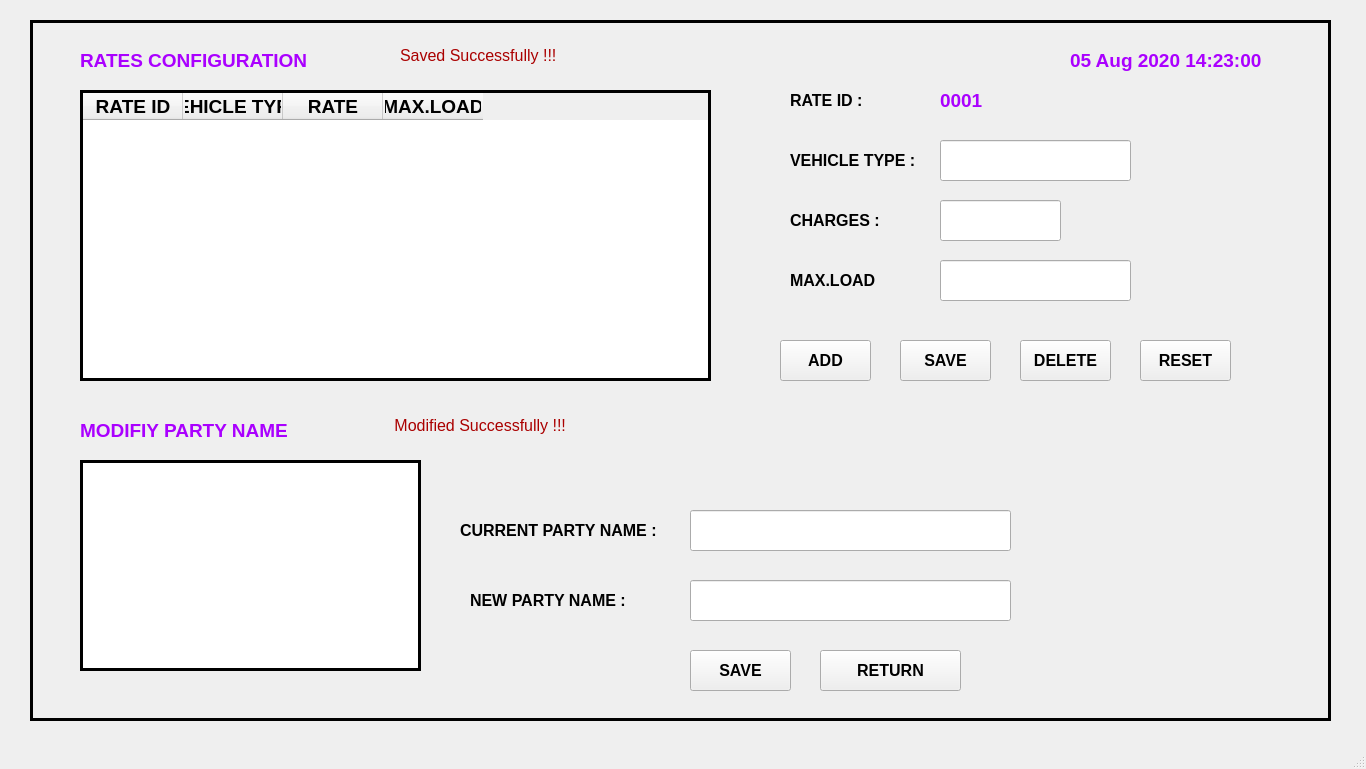
<?xml version="1.0" encoding="UTF-8"?>
<ui version="4.0">
 <class>MainWindow</class>
 <widget class="QMainWindow" name="MainWindow">
  <property name="geometry">
   <rect>
    <x>0</x>
    <y>0</y>
    <width>1366</width>
    <height>769</height>
   </rect>
  </property>
  <property name="baseSize">
   <size>
    <width>0</width>
    <height>0</height>
   </size>
  </property>
  <property name="windowTitle">
   <string>MainWindow</string>
  </property>
  <widget class="QWidget" name="centralwidget">
   <widget class="QFrame" name="frame">
    <property name="geometry">
     <rect>
      <x>30</x>
      <y>20</y>
      <width>1301</width>
      <height>701</height>
     </rect>
    </property>
    <property name="font">
     <font>
      <family>Arial</family>
      <pointsize>12</pointsize>
     </font>
    </property>
    <property name="frameShape">
     <enum>QFrame::Box</enum>
    </property>
    <property name="frameShadow">
     <enum>QFrame::Plain</enum>
    </property>
    <property name="lineWidth">
     <number>3</number>
    </property>
    <widget class="QPushButton" name="pushButton_7">
     <property name="geometry">
      <rect>
       <x>790</x>
       <y>630</y>
       <width>141</width>
       <height>41</height>
      </rect>
     </property>
     <property name="font">
      <font>
       <family>Arial</family>
       <pointsize>12</pointsize>
       <weight>75</weight>
       <bold>true</bold>
      </font>
     </property>
     <property name="text">
      <string>RETURN</string>
     </property>
    </widget>
    <widget class="QLabel" name="label_47">
     <property name="geometry">
      <rect>
       <x>1040</x>
       <y>20</y>
       <width>231</width>
       <height>41</height>
      </rect>
     </property>
     <property name="font">
      <font>
       <family>Arial</family>
       <pointsize>14</pointsize>
       <weight>75</weight>
       <bold>true</bold>
       <underline>false</underline>
      </font>
     </property>
     <property name="styleSheet">
      <string notr="true">color: rgb(170, 0, 255);</string>
     </property>
     <property name="text">
      <string>05 Aug 2020 14:23:00</string>
     </property>
     <property name="alignment">
      <set>Qt::AlignLeading|Qt::AlignLeft|Qt::AlignVCenter</set>
     </property>
    </widget>
    <widget class="QLabel" name="label_41">
     <property name="geometry">
      <rect>
       <x>760</x>
       <y>240</y>
       <width>101</width>
       <height>41</height>
      </rect>
     </property>
     <property name="font">
      <font>
       <family>Arial</family>
       <pointsize>12</pointsize>
       <weight>75</weight>
       <bold>true</bold>
       <underline>false</underline>
      </font>
     </property>
     <property name="styleSheet">
      <string notr="true">color: rgb(0, 0, 0);</string>
     </property>
     <property name="text">
      <string>MAX.LOAD</string>
     </property>
     <property name="alignment">
      <set>Qt::AlignLeading|Qt::AlignLeft|Qt::AlignVCenter</set>
     </property>
    </widget>
    <widget class="QLineEdit" name="lineEdit_12">
     <property name="geometry">
      <rect>
       <x>910</x>
       <y>240</y>
       <width>191</width>
       <height>41</height>
      </rect>
     </property>
     <property name="font">
      <font>
       <family>Arial</family>
       <pointsize>12</pointsize>
       <weight>75</weight>
       <bold>true</bold>
      </font>
     </property>
    </widget>
    <widget class="QLabel" name="label_42">
     <property name="geometry">
      <rect>
       <x>760</x>
       <y>180</y>
       <width>101</width>
       <height>41</height>
      </rect>
     </property>
     <property name="font">
      <font>
       <family>Arial</family>
       <pointsize>12</pointsize>
       <weight>75</weight>
       <bold>true</bold>
       <underline>false</underline>
      </font>
     </property>
     <property name="styleSheet">
      <string notr="true">color: rgb(0, 0, 0);</string>
     </property>
     <property name="text">
      <string>CHARGES :</string>
     </property>
     <property name="alignment">
      <set>Qt::AlignLeading|Qt::AlignLeft|Qt::AlignVCenter</set>
     </property>
    </widget>
    <widget class="QLineEdit" name="lineEdit_11">
     <property name="geometry">
      <rect>
       <x>910</x>
       <y>180</y>
       <width>121</width>
       <height>41</height>
      </rect>
     </property>
     <property name="font">
      <font>
       <family>Arial</family>
       <pointsize>12</pointsize>
       <weight>75</weight>
       <bold>true</bold>
      </font>
     </property>
    </widget>
    <widget class="QLabel" name="label_46">
     <property name="geometry">
      <rect>
       <x>760</x>
       <y>120</y>
       <width>131</width>
       <height>41</height>
      </rect>
     </property>
     <property name="font">
      <font>
       <family>Arial</family>
       <pointsize>12</pointsize>
       <weight>75</weight>
       <bold>true</bold>
       <underline>false</underline>
      </font>
     </property>
     <property name="styleSheet">
      <string notr="true">color: rgb(0, 0, 0);</string>
     </property>
     <property name="text">
      <string>VEHICLE TYPE :</string>
     </property>
     <property name="alignment">
      <set>Qt::AlignLeading|Qt::AlignLeft|Qt::AlignVCenter</set>
     </property>
    </widget>
    <widget class="QLineEdit" name="lineEdit_13">
     <property name="geometry">
      <rect>
       <x>910</x>
       <y>120</y>
       <width>191</width>
       <height>41</height>
      </rect>
     </property>
     <property name="font">
      <font>
       <family>Arial</family>
       <pointsize>12</pointsize>
       <weight>75</weight>
       <bold>true</bold>
      </font>
     </property>
    </widget>
    <widget class="QLabel" name="label_48">
     <property name="geometry">
      <rect>
       <x>760</x>
       <y>60</y>
       <width>131</width>
       <height>41</height>
      </rect>
     </property>
     <property name="font">
      <font>
       <family>Arial</family>
       <pointsize>12</pointsize>
       <weight>75</weight>
       <bold>true</bold>
       <underline>false</underline>
      </font>
     </property>
     <property name="styleSheet">
      <string notr="true">color: rgb(0, 0, 0);</string>
     </property>
     <property name="text">
      <string>RATE ID :</string>
     </property>
     <property name="alignment">
      <set>Qt::AlignLeading|Qt::AlignLeft|Qt::AlignVCenter</set>
     </property>
    </widget>
    <widget class="QLabel" name="label_49">
     <property name="geometry">
      <rect>
       <x>910</x>
       <y>60</y>
       <width>71</width>
       <height>41</height>
      </rect>
     </property>
     <property name="font">
      <font>
       <family>Arial</family>
       <pointsize>14</pointsize>
       <weight>75</weight>
       <bold>true</bold>
       <underline>false</underline>
      </font>
     </property>
     <property name="styleSheet">
      <string notr="true">color: rgb(170, 0, 255);</string>
     </property>
     <property name="text">
      <string>0001</string>
     </property>
     <property name="alignment">
      <set>Qt::AlignLeading|Qt::AlignLeft|Qt::AlignVCenter</set>
     </property>
    </widget>
    <widget class="QPushButton" name="pushButton_8">
     <property name="geometry">
      <rect>
       <x>750</x>
       <y>320</y>
       <width>91</width>
       <height>41</height>
      </rect>
     </property>
     <property name="font">
      <font>
       <family>Arial</family>
       <pointsize>12</pointsize>
       <weight>75</weight>
       <bold>true</bold>
      </font>
     </property>
     <property name="text">
      <string>ADD</string>
     </property>
    </widget>
    <widget class="QPushButton" name="pushButton_9">
     <property name="geometry">
      <rect>
       <x>870</x>
       <y>320</y>
       <width>91</width>
       <height>41</height>
      </rect>
     </property>
     <property name="font">
      <font>
       <family>Arial</family>
       <pointsize>12</pointsize>
       <weight>75</weight>
       <bold>true</bold>
      </font>
     </property>
     <property name="text">
      <string>SAVE</string>
     </property>
    </widget>
    <widget class="QPushButton" name="pushButton_10">
     <property name="geometry">
      <rect>
       <x>990</x>
       <y>320</y>
       <width>91</width>
       <height>41</height>
      </rect>
     </property>
     <property name="font">
      <font>
       <family>Arial</family>
       <pointsize>12</pointsize>
       <weight>75</weight>
       <bold>true</bold>
      </font>
     </property>
     <property name="text">
      <string>DELETE</string>
     </property>
    </widget>
    <widget class="QPushButton" name="pushButton_11">
     <property name="geometry">
      <rect>
       <x>1110</x>
       <y>320</y>
       <width>91</width>
       <height>41</height>
      </rect>
     </property>
     <property name="font">
      <font>
       <family>Arial</family>
       <pointsize>12</pointsize>
       <weight>75</weight>
       <bold>true</bold>
      </font>
     </property>
     <property name="text">
      <string>RESET</string>
     </property>
    </widget>
    <widget class="QTableWidget" name="tableWidget">
     <property name="geometry">
      <rect>
       <x>50</x>
       <y>70</y>
       <width>631</width>
       <height>291</height>
      </rect>
     </property>
     <property name="frameShape">
      <enum>QFrame::Box</enum>
     </property>
     <property name="frameShadow">
      <enum>QFrame::Plain</enum>
     </property>
     <property name="lineWidth">
      <number>3</number>
     </property>
     <column>
      <property name="text">
       <string>RATE ID</string>
      </property>
      <property name="font">
       <font>
        <family>Arial</family>
        <pointsize>14</pointsize>
        <weight>75</weight>
        <bold>true</bold>
       </font>
      </property>
     </column>
     <column>
      <property name="text">
       <string>VEHICLE TYPE</string>
      </property>
      <property name="font">
       <font>
        <family>Arial</family>
        <pointsize>14</pointsize>
        <weight>75</weight>
        <bold>true</bold>
       </font>
      </property>
     </column>
     <column>
      <property name="text">
       <string>RATE</string>
      </property>
      <property name="font">
       <font>
        <family>Arial</family>
        <pointsize>14</pointsize>
        <weight>75</weight>
        <bold>true</bold>
       </font>
      </property>
     </column>
     <column>
      <property name="text">
       <string>MAX.LOAD</string>
      </property>
      <property name="font">
       <font>
        <family>Arial</family>
        <pointsize>14</pointsize>
        <weight>75</weight>
        <bold>true</bold>
       </font>
      </property>
     </column>
    </widget>
    <widget class="QLabel" name="label_50">
     <property name="geometry">
      <rect>
       <x>50</x>
       <y>20</y>
       <width>251</width>
       <height>41</height>
      </rect>
     </property>
     <property name="font">
      <font>
       <family>Arial</family>
       <pointsize>14</pointsize>
       <weight>75</weight>
       <bold>true</bold>
       <underline>false</underline>
      </font>
     </property>
     <property name="styleSheet">
      <string notr="true">color: rgb(170, 0, 255);</string>
     </property>
     <property name="text">
      <string>RATES CONFIGURATION</string>
     </property>
     <property name="alignment">
      <set>Qt::AlignLeading|Qt::AlignLeft|Qt::AlignVCenter</set>
     </property>
    </widget>
    <widget class="QLabel" name="label_51">
     <property name="geometry">
      <rect>
       <x>50</x>
       <y>390</y>
       <width>331</width>
       <height>41</height>
      </rect>
     </property>
     <property name="font">
      <font>
       <family>Arial</family>
       <pointsize>14</pointsize>
       <weight>75</weight>
       <bold>true</bold>
       <underline>false</underline>
      </font>
     </property>
     <property name="styleSheet">
      <string notr="true">color: rgb(170, 0, 255);</string>
     </property>
     <property name="text">
      <string>MODIFIY PARTY NAME</string>
     </property>
     <property name="alignment">
      <set>Qt::AlignLeading|Qt::AlignLeft|Qt::AlignVCenter</set>
     </property>
    </widget>
    <widget class="QListWidget" name="listWidget">
     <property name="geometry">
      <rect>
       <x>50</x>
       <y>440</y>
       <width>341</width>
       <height>211</height>
      </rect>
     </property>
     <property name="frameShape">
      <enum>QFrame::Box</enum>
     </property>
     <property name="frameShadow">
      <enum>QFrame::Plain</enum>
     </property>
     <property name="lineWidth">
      <number>3</number>
     </property>
    </widget>
    <widget class="QLabel" name="label_52">
     <property name="geometry">
      <rect>
       <x>430</x>
       <y>490</y>
       <width>211</width>
       <height>41</height>
      </rect>
     </property>
     <property name="font">
      <font>
       <family>Arial</family>
       <pointsize>12</pointsize>
       <weight>75</weight>
       <bold>true</bold>
       <underline>false</underline>
      </font>
     </property>
     <property name="styleSheet">
      <string notr="true">color: rgb(0, 0, 0);</string>
     </property>
     <property name="text">
      <string>CURRENT PARTY NAME :</string>
     </property>
     <property name="alignment">
      <set>Qt::AlignLeading|Qt::AlignLeft|Qt::AlignVCenter</set>
     </property>
    </widget>
    <widget class="QLineEdit" name="lineEdit_14">
     <property name="geometry">
      <rect>
       <x>660</x>
       <y>490</y>
       <width>321</width>
       <height>41</height>
      </rect>
     </property>
     <property name="font">
      <font>
       <family>Arial</family>
       <pointsize>12</pointsize>
       <weight>75</weight>
       <bold>true</bold>
      </font>
     </property>
    </widget>
    <widget class="QLabel" name="label_53">
     <property name="geometry">
      <rect>
       <x>440</x>
       <y>560</y>
       <width>181</width>
       <height>41</height>
      </rect>
     </property>
     <property name="font">
      <font>
       <family>Arial</family>
       <pointsize>12</pointsize>
       <weight>75</weight>
       <bold>true</bold>
       <underline>false</underline>
      </font>
     </property>
     <property name="styleSheet">
      <string notr="true">color: rgb(0, 0, 0);</string>
     </property>
     <property name="text">
      <string>NEW PARTY NAME :</string>
     </property>
     <property name="alignment">
      <set>Qt::AlignLeading|Qt::AlignLeft|Qt::AlignVCenter</set>
     </property>
    </widget>
    <widget class="QLineEdit" name="lineEdit_15">
     <property name="geometry">
      <rect>
       <x>660</x>
       <y>560</y>
       <width>321</width>
       <height>41</height>
      </rect>
     </property>
     <property name="font">
      <font>
       <family>Arial</family>
       <pointsize>12</pointsize>
       <weight>75</weight>
       <bold>true</bold>
      </font>
     </property>
    </widget>
    <widget class="QLabel" name="label_54">
     <property name="geometry">
      <rect>
       <x>370</x>
       <y>20</y>
       <width>251</width>
       <height>31</height>
      </rect>
     </property>
     <property name="font">
      <font>
       <family>Arial</family>
       <pointsize>12</pointsize>
      </font>
     </property>
     <property name="styleSheet">
      <string notr="true">color: rgb(170, 0, 0);</string>
     </property>
     <property name="text">
      <string>Saved Successfully !!!</string>
     </property>
     <property name="alignment">
      <set>Qt::AlignLeading|Qt::AlignLeft|Qt::AlignVCenter</set>
     </property>
    </widget>
    <widget class="QLabel" name="label_55">
     <property name="geometry">
      <rect>
       <x>360</x>
       <y>390</y>
       <width>251</width>
       <height>31</height>
      </rect>
     </property>
     <property name="font">
      <font>
       <family>Arial</family>
       <pointsize>12</pointsize>
      </font>
     </property>
     <property name="styleSheet">
      <string notr="true">color: rgb(170, 0, 0);</string>
     </property>
     <property name="text">
      <string> Modified Successfully !!!</string>
     </property>
     <property name="alignment">
      <set>Qt::AlignLeading|Qt::AlignLeft|Qt::AlignVCenter</set>
     </property>
    </widget>
    <widget class="QPushButton" name="pushButton_12">
     <property name="geometry">
      <rect>
       <x>660</x>
       <y>630</y>
       <width>101</width>
       <height>41</height>
      </rect>
     </property>
     <property name="font">
      <font>
       <family>Arial</family>
       <pointsize>12</pointsize>
       <weight>75</weight>
       <bold>true</bold>
      </font>
     </property>
     <property name="text">
      <string>SAVE</string>
     </property>
    </widget>
   </widget>
  </widget>
  <widget class="QMenuBar" name="menubar">
   <property name="geometry">
    <rect>
     <x>0</x>
     <y>0</y>
     <width>1366</width>
     <height>21</height>
    </rect>
   </property>
  </widget>
  <widget class="QStatusBar" name="statusbar"/>
 </widget>
 <resources/>
 <connections/>
</ui>
